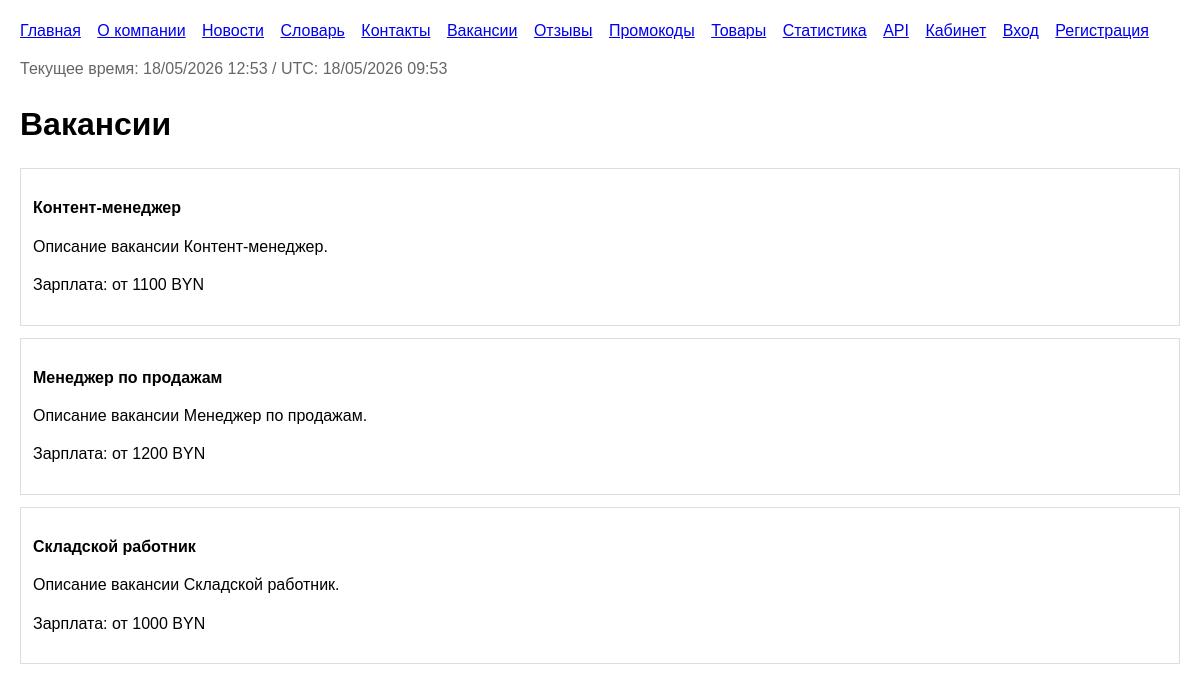
Page /vacancies/ on the committed database.
### catalog/models.py (models this page shows, shortened)
class TimeStampedModel(models.Model):
    created_at = models.DateTimeField(auto_now_add=True)
    updated_at = models.DateTimeField(auto_now=True)
    class Meta:
        abstract = True

class Vacancy(TimeStampedModel):
    title = models.CharField(max_length=200)
    description = models.TextField()
    salary = models.CharField(max_length=120, blank=True)
    is_active = models.BooleanField(default=True)
    class Meta:
        ordering = ['title']

### catalog/views.py (the view)
# urls.py: path('vacancies/', views.vacancies, name='vacancies'),
def vacancies(request):
    return render(request, 'catalog/vacancies.html', page_context(vacancies=Vacancy.objects.filter(is_active=True)))

### catalog/views.py (called while the page is built)
def page_context(**kwargs):
    ctx = {'current_dt': timezone.now()}
    ctx.update(kwargs)
    return ctx

### templates/catalog/vacancies.html (shortened to what this page needs)
{% extends 'catalog/base.html' %}
{% block content %}
<h1>Вакансии</h1>
{% for vacancy in vacancies %}
    <div class="card">
        <p><strong>{{ vacancy.title }}</strong></p>
        <p>{{ vacancy.description }}</p>
        <p>Зарплата: {{ vacancy.salary }}</p>
    </div>
{% empty %}
    <p>Активных вакансий нет.</p>
{% endfor %}
{% endblock %}

### templates/catalog/base.html (style rules this page uses)
body { font-family: Arial, sans-serif; margin: 20px; line-height: 1.4; }
.card { border: 1px solid #ddd; padding: 12px; margin: 12px 0; }

### rows in the picture
Vacancy: title "Контент-менеджер", description "Описание вакансии Контент-менеджер.", salary "от 1100 BYN"
Vacancy: title "Менеджер по продажам", description "Описание вакансии Менеджер по продажам.", salary "от 1200 BYN"
Vacancy: title "Складской работник", description "Описание вакансии Складской работник.", salary "от 1000 BYN"
